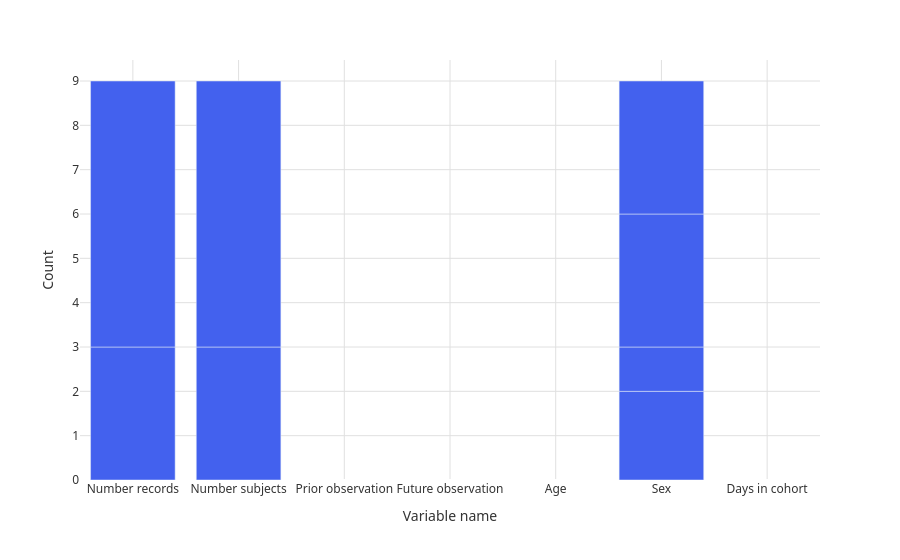

Source (notebook cell):
### Code cell
# Plot characteristics
fig = plot_characteristics(char_result)
fig

### Figure 1 — Plotly figure (JSON) as saved in the notebook; plotly's stock layout.template omitted (floating-point values rounded to 4 significant figures)
{"data": [{"alignmentgroup": "True", "hovertemplate": "variable_name=%{x}<br>count=%{y}<extra></extra>", "legendgroup": "", "marker": {"color": "#4361ee", "pattern": {"shape": ""}}, "name": "", "offsetgroup": "", "orientation": "v", "showlegend": false, "textposition": "auto", "type": "bar", "x": ["Number records", "Number subjects", "Prior observation", "Future observation", "Age", "Sex", "Sex", "Days in cohort", "Number records", "Number subjects", "Prior observation", "Future observation", "Age", "Sex", "Sex", "Days in cohort"], "xaxis": "x", "y": [3.0, 3.0, NaN, NaN, NaN, 2.0, 1.0, NaN, 6.0, 6.0, NaN, NaN, NaN, 3.0, 3.0, NaN], "yaxis": "y"}], "layout": {"barmode": "group", "font": {"color": "#333333", "family": "system-ui, -apple-system, sans-serif", "size": 12}, "legend": {"tracegroupgap": 0}, "margin": {"t": 60}, "paper_bgcolor": "#ffffff", "plot_bgcolor": "#ffffff", "showlegend": true, "title": {}, "xaxis": {"anchor": "y", "domain": [0.0, 1.0], "gridcolor": "#e0e0e0", "showgrid": true, "title": {"text": "Variable name"}}, "yaxis": {"anchor": "x", "domain": [0.0, 1.0], "gridcolor": "#e0e0e0", "showgrid": true, "title": {"text": "Count"}}}}
